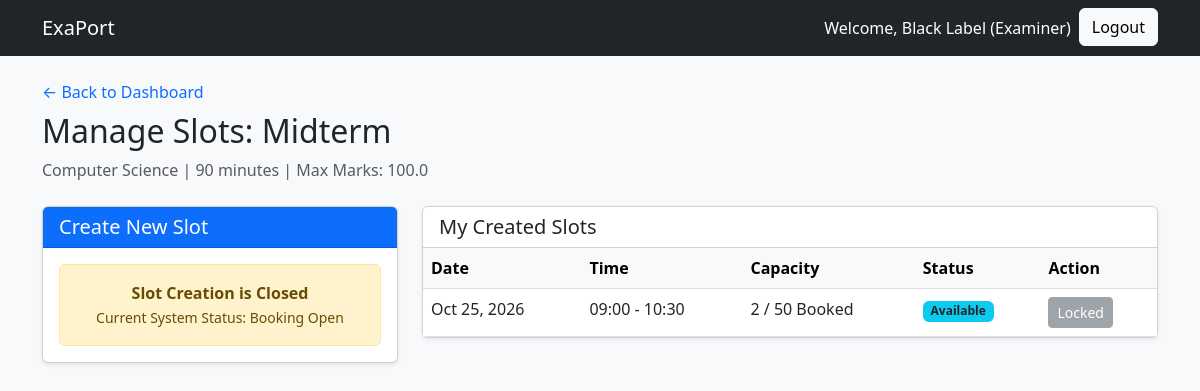
The page /examiner/examination/1/slots (signed in) on the database its author committed.
### models.py (models this page shows)
class User(db.Model, UserMixin):
    __tablename__ = 'users'
    id = db.Column(db.Integer, primary_key=True)
    username = db.Column(db.String(80), unique=True, nullable=False)
    password_hash = db.Column(db.String(256), nullable=False)
    role = db.Column(db.String(20), nullable=False) # 'Admin', 'Examiner', 'Student'
    examiner_profile = db.relationship('ExaminerProfile', backref='user', uselist=False, cascade="all, delete-orphan")
    slots = db.relationship('ExaminationSlot', backref='examiner', lazy=True)
    bookings = db.relationship('Booking', backref='student', lazy=True)

class Examination(db.Model):
    __tablename__ = 'examinations'
    exam_id = db.Column(db.Integer, primary_key=True)
    course_id = db.Column(db.Integer, db.ForeignKey('courses.course_id'), nullable=False)
    exam_name = db.Column(db.String(100), nullable=False)
    exam_type = db.Column(db.String(50), nullable=False) # Viva, Practical, Project Demo, Assessment
    duration = db.Column(db.Integer, nullable=False) # Duration in minutes
    max_marks = db.Column(db.Float, nullable=False)
    slot_creation_start_date = db.Column(db.DateTime, nullable=False)
    slot_creation_end_date = db.Column(db.DateTime, nullable=False)
    slot_booking_start_date = db.Column(db.DateTime, nullable=False)
    slot_booking_end_date = db.Column(db.DateTime, nullable=False)
    status = db.Column(db.String(20), default='Draft') # Draft, Slot Creation, Booking Open, Closed, Completed
    rubrics = db.relationship('ExaminationRubric', backref='examination', lazy=True, cascade="all, delete-orphan")
    slots = db.relationship('ExaminationSlot', backref='examination', lazy=True, cascade="all, delete-orphan")
    assigned_examiners = db.relationship('User', secondary=exam_assignments, lazy='subquery',
        backref=db.backref('assigned_exams', lazy=True))

class Course(db.Model):
    __tablename__ = 'courses'
    course_id = db.Column(db.Integer, primary_key=True)
    course_code = db.Column(db.String(20), unique=True, nullable=False)
    course_name = db.Column(db.String(100), nullable=False)
    description = db.Column(db.Text, nullable=True)
    status = db.Column(db.String(20), default='Active') # Active, Inactive
    examinations = db.relationship('Examination', backref='course', lazy=True, cascade="all, delete-orphan")

class ExaminationSlot(db.Model):
    __tablename__ = 'examination_slots'
    slot_id = db.Column(db.Integer, primary_key=True)
    examination_id = db.Column(db.Integer, db.ForeignKey('examinations.exam_id'), nullable=False)
    examiner_id = db.Column(db.Integer, db.ForeignKey('users.id'), nullable=False)
    date = db.Column(db.Date, nullable=False)
    start_time = db.Column(db.Time, nullable=False)
    end_time = db.Column(db.Time, nullable=False)
    max_student_capacity = db.Column(db.Integer, nullable=False)
    available_seats = db.Column(db.Integer, nullable=False)
    status = db.Column(db.String(20), default='Available') # Available, Full, Cancelled, Completed
    bookings = db.relationship('Booking', backref='slot', lazy=True)

### app.py (the view, shortened to what this page needs)
@app.route('/examiner/examination/<int:exam_id>/slots', methods=['GET', 'POST'])
@login_required
@role_required('Examiner')
def manage_slots(exam_id):
    exam = Examination.query.get_or_404(exam_id)
    if current_user not in exam.assigned_examiners:
        flash('You are not assigned to this examination.', 'danger')
        return redirect(url_for('examiner_dashboard'))
    slots = ExaminationSlot.query.filter_by(examination_id=exam.exam_id, examiner_id=current_user.id).all()
    return render_template('examiner/manage_slots.html', exam=exam, slots=slots)

### app.py (called while the page is built)
@login_manager.user_loader
def load_user(user_id):
    return User.query.get(int(user_id))

def role_required(role):
    def decorator(f):
        @wraps(f)
        def decorated_function(*args, **kwargs):
            if not current_user.is_authenticated or current_user.role != role:
                abort(403) # Forbidden
            return f(*args, **kwargs)
        return decorated_function
    return decorator

### templates/examiner/manage_slots.html
{% extends 'base.html' %}
{% block content %}
<div class="mb-4">
    <a href="{{ url_for('examiner_dashboard') }}" class="text-decoration-none">&larr; Back to Dashboard</a>
    <h2 class="mt-2">Manage Slots: {{ exam.exam_name }}</h2>
    <p class="text-muted">{{ exam.course.course_name }} | {{ exam.duration }} minutes | Max Marks: {{ exam.max_marks }}</p>
</div>
<div class="row g-4">
    <div class="col-md-4">
        <div class="card shadow-sm">
            <div class="card-header bg-primary text-white">
                <h5 class="mb-0">Create New Slot</h5>
            </div>
            <div class="card-body">
                {% if exam.status == 'Slot Creation' %}
                    <form action="{{ url_for('manage_slots', exam_id=exam.exam_id) }}" method="POST">
                        <div class="mb-3">
                            <label class="form-label">Date</label>
                            <input type="date" name="date" class="form-control" required>
                        </div>
                        <div class="mb-3">
                            <label class="form-label">Start Time</label>
                            <input type="time" name="start_time" class="form-control" required>
                        </div>
                        <div class="mb-3">
                            <label class="form-label">End Time</label>
                            <input type="time" name="end_time" class="form-control" required>
                        </div>
                        <div class="mb-3">
                            <label class="form-label">Student Capacity</label>
                            <input type="number" name="max_student_capacity" class="form-control" min="1" required>
                        </div>
                        <button type="submit" class="btn btn-success w-100">Create Slot</button>
                    </form>
                {% else %}
                    <div class="alert alert-warning mb-0 text-center">
                        <strong>Slot Creation is Closed</strong><br>
                        <small>Current System Status: {{ exam.status }}</small>
                    </div>
                {% endif %}
            </div>
        </div>
    </div>
    <div class="col-md-8">
        <div class="card shadow-sm">
            <div class="card-header bg-white">
                <h5 class="mb-0">My Created Slots</h5>
            </div>
            <div class="card-body p-0">
                <div class="table-responsive">
                    <table class="table table-hover mb-0">
                        <thead class="table-light">
                            <tr>
                                <th>Date</th>
                                <th>Time</th>
                                <th>Capacity</th>
                                <th>Status</th>
                                <th>Action</th>
                            </tr>
                        </thead>
                        <tbody>
                            {% for slot in slots %}
                            <tr>
                                <td>{{ slot.date.strftime('%b %d, %Y') }}</td>
                                <td>{{ slot.start_time.strftime('%H:%M') }} - {{ slot.end_time.strftime('%H:%M') }}</td>
                                <td>
                                    {{ slot.max_student_capacity - slot.available_seats }} / {{ slot.max_student_capacity }} Booked
                                </td>
                                <td>
                                    <span class="badge bg-info text-dark">{{ slot.status }}</span>
                                </td>
                                <td>
                                    {% if exam.status in ['Draft', 'Slot Creation'] %}
                                        <form action="{{ url_for('delete_slot', slot_id=slot.slot_id) }}" method="POST" class="d-inline">
                                            <button type="submit" class="btn btn-sm btn-danger" onclick="return confirm('Delete this slot?');">Remove</button>
                                        </form>
                                    {% else %}
                                        <button class="btn btn-sm btn-secondary" disabled>Locked</button>
                                    {% endif %}
                                </td>
                            </tr>
                            {% else %}
                            <tr><td colspan="5" class="text-center text-muted py-4">You have not created any slots for this examination yet.</td></tr>
                            {% endfor %}
                        </tbody>
                    </table>
                </div>
            </div>
        </div>
    </div>
</div>
{% endblock %}

### templates/base.html (shortened to what this page needs)
<!DOCTYPE html>
<html lang="en">
<head>
    <link href="https://cdn.jsdelivr.net/npm/bootstrap@5.3.0/dist/css/bootstrap.min.css" rel="stylesheet">
</head>
<body class="bg-light">
    <nav class="navbar navbar-expand-lg navbar-dark bg-dark mb-4">
        <div class="container">
            <a class="navbar-brand" href="/">ExaPort</a>
            <div class="collapse navbar-collapse" id="navbarNav">
                <ul class="navbar-nav ms-auto">
                    {% if current_user.is_authenticated %}
                        <li class="nav-item">
                            <span class="nav-link text-white">Welcome, {{ current_user.username }} ({{ current_user.role }})</span>
                        </li>
                        <li class="nav-item">
                            <a class="btn btn-light" href="{{ url_for('logout') }}">Logout</a>
                        </li>
                    {% else %}
                        <li class="nav-item">
                            <a class="btn btn-light" href="{{ url_for('login') }}">Login</a>
                        </li>
                    {% endif %}
                </ul>
            </div>
        </div>
    </nav>
    <div class="container">
        {% block content %}{% endblock %}
    </div>
</body>
</html>

### rows shown on the page
User: username "Black Label", role "Examiner"
Examination: exam_name "Midterm", duration "90", max_marks "100.0", status "Booking Open"
Course: course.course_name "Computer Science"
ExaminationSlot: date "Oct 25, 2026", start_time "09:00", end_time "10:30", slot.max_student_capacity-slot.available_seats "2", max_student_capacity "50", status "Available"
